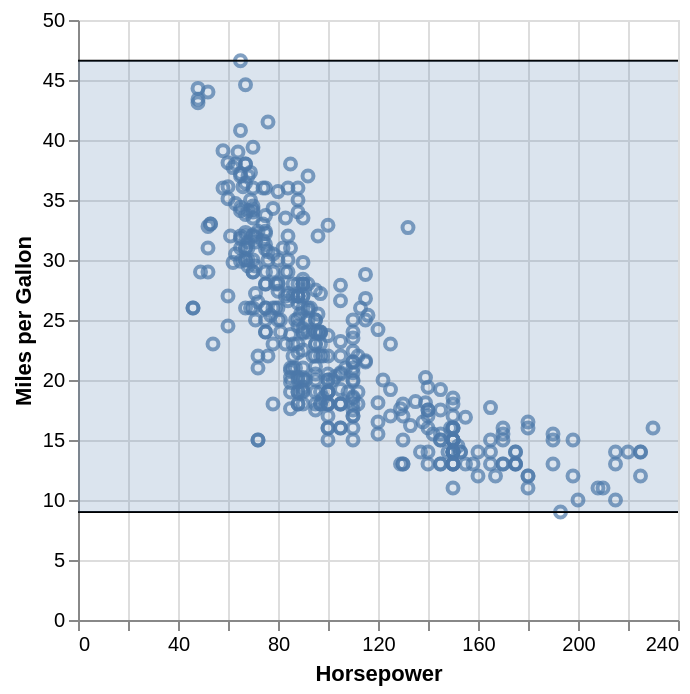

The specification (Vega-Lite) saved for this image:
### Vega-Lite specification from a JSON file in a GitHub repository (floating-point values rounded to 4 significant figures; data arrays with more than 128 entries replaced by an {"elided": "..."} marker saying what was removed)
{"description": "A scatterplot showing horsepower and miles per gallons for various cars.", "data": {"values": {"elided": "406 records"}}, "layer": [{"mark": "point", "encoding": {"x": {"field": "Horsepower", "type": "quantitative"}, "y": {"field": "Miles_per_Gallon", "type": "quantitative", "title": "Miles per Gallon"}}}, {"mark": "rule", "encoding": {"y": {"aggregate": "min", "field": "Miles_per_Gallon"}}}, {"mark": "rule", "encoding": {"y": {"aggregate": "max", "field": "Miles_per_Gallon"}}}, {"mark": "rect", "encoding": {"y": {"aggregate": "max", "field": "Miles_per_Gallon"}, "y2": {"aggregate": "min", "field": "Miles_per_Gallon"}, "opacity": {"value": 0.2}}}]}
